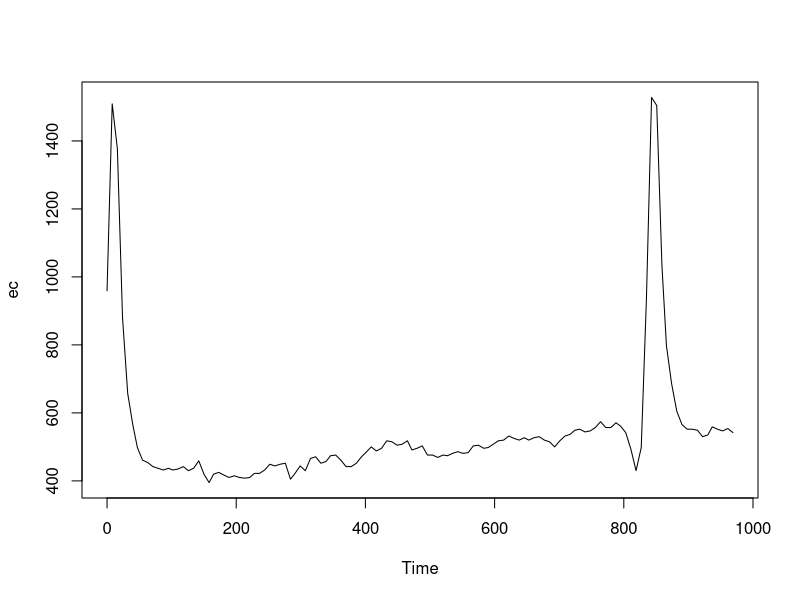
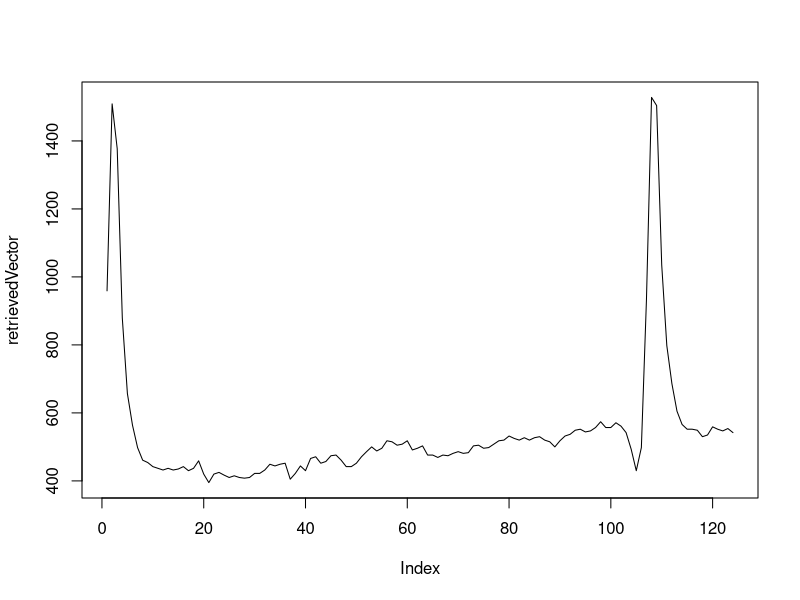

Recreate these plots in R, in order.
## ---- chunk 1
knitr::opts_chunk$set(echo = TRUE)
## ---- chunk 2
ecg <- read.csv("ecg_sample.csv")
ecg$Time <- ecg$Time - min(ecg$Time)              
summary(ecg)
## ---- chunk 3
c<-min(ecg$ec)
ecg$ec <- ecg$ec-c
summary(ecg)
head(ecg)

## ---- chunk 4
i <- 124
newecg <- ecg[1:i,]
object.size(newecg$ec)
summary(newecg)
## ---- chunk 5
pack2values <- function(v1, v2){ # must be non-negative integers in 12-bit range
  mask8 <- 255
  bitvec <- bitwShiftL(v1, 12) + v2 # 24 bit: v1v2
  as.raw(c(bitwAnd(bitwShiftR(bitvec, 16), mask8), bitwAnd(bitwShiftR(bitvec, 8), mask8), bitwAnd(bitvec, mask8)))
}

newpack <- function(vec){
  count <- 1
  pack <- c()
  answer <- c()
  for (value in vec){
    pack<-append(pack,value)
    if(count%%2==0){
      res<-pack2values(pack[1],pack[2])
      answer <- append(answer,res)
      pack <- c()
    }
    count <- count +1
  }
  return(answer)
}
pack2values(newecg$ec[1], newecg$ec[2])
packedVector <- newpack(newecg$ec)
## ---- chunk 6
packedVector
## ---- chunk 7
library(caTools)
encodedVector <- base64encode(packedVector, size=NA, endian=.Platform$endian)
nchar(encodedVector)
encodedVector
## ---- chunk 8
decodedVector <- base64decode(encodedVector, size=NA, typeof(packedVector))
nchar(decodedVector)
decodedVector
## ---- chunk 9
unpack2values <- function(pv){ # 3 8 bit values
  mask4 <- 15
  mask12 <- 2047 
  makeLast40s <- 4080
  pv1 <- as.integer(pv[1])
  pv2 <- as.integer(pv[2])
  pv3 <- as.integer(pv[3])
  res <- bitwAnd(bitwShiftL(bitwAnd(pv1, mask12), 4), makeLast40s) + bitwAnd(bitwShiftR(pv2,4), mask4) 
  res2 <- bitwShiftL(bitwAnd(pv2, mask4), 8) + pv3
  answer <- c(res, res2)
  return (answer)
}

newunpack <- function(vec){
  count <- 1
  unpack<- c()
  result <- c()
  for(value in vec){
    unpack <- append(unpack, value)
    if(count%%3 == 0){
      answer <- unpack2values(unpack)
      result <- append(result, answer)
      # print(result)
      unpack <-c()
    }
    count <- count + 1
  }
  return(result)
}
## ---- chunk 10
retrievedVector <- newunpack(decodedVector)
retrievedVector
## ---- chunk 11
newecg$ec
## ---- chunk 12
all.equal(packedVector, decodedVector)
all.equal(newecg$ec, retrievedVector)
## ---- chunk 13
plot_timespan <- function(t1, t2, ecg_data){
  with(ecg_data[ecg_data$Time >=t1 & ecg_data$Time < t2,],
       plot(ec ~ Time, type='l')
  )
}

plot_timespan(0, 977, ecg)
## ---- chunk 14
plot(retrievedVector, type='l')
